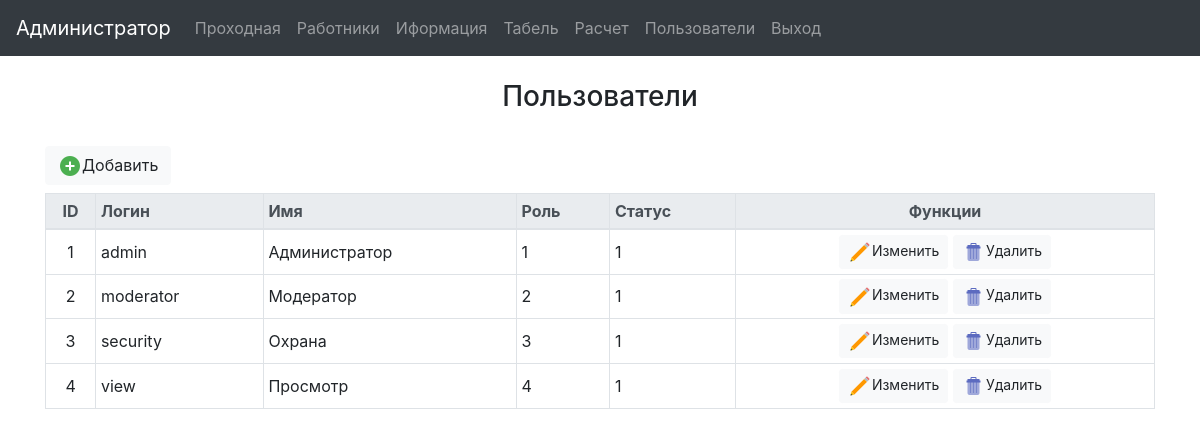
The app's page /users (signed in) with its own data.
### tables this page shows
CREATE TABLE `users` (
  `u_id` int(11) NOT NULL,
  `login` varchar(100) NOT NULL,
  `password` varchar(100) NOT NULL,
  `name` varchar(100) NOT NULL,
  `role` int(100) NOT NULL,
  `status` int(100) NOT NULL
);

### src/config/routes.php (called while the page is built)
<?php
return [
    'workers/view/([0-9]+)' => 'workers/view/$1',
    'workers/edit' => 'workers/edit',
    'workers/add' => 'workers/add',
    'workers/print' => 'workers/print',
    'workers/delete' => 'workers/delete',
    'workers' => 'workers/index',
    'security' => 'security/index',
    'info/exit/([0-9]+)/([0-9]+)' => 'info/exit/$1/$2',
    'info' => 'info/index',
    'table' => 'table/index',
    'money/close/([0-9]+)' => 'money/close/$1',
    'money/delete/([0-9]+)' => 'money/delete/$1',
    'money/add' => 'money/add',
    'money' => 'money/index',
    'users/add' => 'users/add',
    'users/edit/([0-9]+)' => 'users/edit/$1',
    'users/delete/([0-9]+)' => 'users/delete/$1',
    'users' => 'users/index',
    'login' => 'users/login',
    'exit' => 'users/exit',
    '' => 'users/login',
];

### src/controllers/UsersController.php (called while the page is built, shortened)
<?php
class UsersController {
    public function actionIndex()
    {
        $userList = UsersModel::getUsersList();
        require_once ROOT. '/views/users/usersIndex.php';
    }
}

### src/index.php (called while the page is built, shortened)
<?php
$router = new Router();
$router->run();

### src/models/UsersModel.php (called while the page is built, shortened)
<?php
class UsersModel {
    public static function getUsersList()
    {
        $db = DB::getConnection();
        $sql = 'SELECT * FROM users ';
        $result = $db->prepare($sql);
        $result->execute();
        $usersList = $result->fetchAll();
        return $usersList;
    }
}

### src/views/users/usersIndex.php (the view, shortened to what this page needs)
<?php require_once ROOT. '/views/layouts/header.php';?>
<div class="container">
    <h3 style="text-align: center;">Пользователи</h3><br>
    <a class=" btn btn-light mb-2" href="users/add">
        <img src="/template/img/add.png" alt="">Добавить
    </a>
    <table class="table table-bordered table-responsive-lg table-hover table-sm" >
        <thead class="thead-light">
            <tr>
                <th class="align-middle text-center" scope="col">ID</th>
                <th scope="col">Логин</th>
                <th scope="col">Имя</th>
                <th scope="col">Роль</th>
                <th scope="col">Статус</th>
                <th class="align-middle text-center" scope="col">Функции</th>
            </tr>
        </thead>
        <tbody>
        <?php
            foreach ($userList as $key => $value) { ?>
            <tr>
                <td class="align-middle text-center"><?= $value['u_id'] ?></td>
                <td class="align-middle text-left"><?= $value['login'] ?></td>
                <td class="align-middle text-left"><?= $value['name'] ?></td>
                <td class="align-middle text-left"><?= $value['role'] ?></td>
                <td class="align-middle text-left"><?= $value['status'] ?></td>
                <td class="align-middle text-center">
                    <a class=" btn btn-light  btn-sm " href="/users/edit/<?= $value['u_id'] ?>" >
                        <img src="/template/img/edit.png" alt="">Изменить</a>
                    <a class=" btn btn-light  btn-sm " href="/users/delete/<?= $value['u_id'] ?>" >
                        <img src="/template/img/del.png" alt="">Удалить</a>
                </td>
            </tr>
        <?php } ?>
        </tbody>
    </table>
</div>
<?php require_once ROOT. '/views/layouts/footer.php';?>

### src/components/Router.php (shortened to what this page needs)
<?php
class Router {
    private  $routes;
    public function __construct() {
        $routesPath = ROOT.'/config/routes.php';
        $this->routes = include($routesPath);
    }
    public function run() {
        $uri = $this->getURI();
        foreach ($this->routes as $uriPattern => $path){
            if(preg_match("~$uriPattern~",  $uri)) {
                $internalRooute = preg_replace("~$uriPattern~", $path, $uri);
                $segments = explode('/', $internalRooute);
                $controllerName = array_shift($segments).'Controller';
                $actionName = 'action'.ucfirst(array_shift($segments));
                $parameters = $segments;
                $controllerObject = new $controllerName;
                $result = call_user_func_array(array($controllerObject, $actionName), $parameters);
                if($result != null) {
                    break;
                } else {
                    break;
                }
            }
        }
    }
    private function getURI(){
        if(!empty($_SERVER['REQUEST_URI'])) {
            return trim($_SERVER['REQUEST_URI'], '/');
        }
    }
}

### records on screen
users: u_id "1", login "admin", name "Администратор", role "1", status "1"
users: u_id "2", login "moderator", name "Модератор", role "2", status "1"
users: u_id "3", login "security", name "Охрана", role "3", status "1"
users: u_id "4", login "view", name "Просмотр", role "4", status "1"

### other values on screen
$infoUsers['name'] "Администратор"
$name "Проходная"
$name "Работники"
$name "Иформация"
$name "Табель"
$name "Расчет"
$name "Пользователи"
